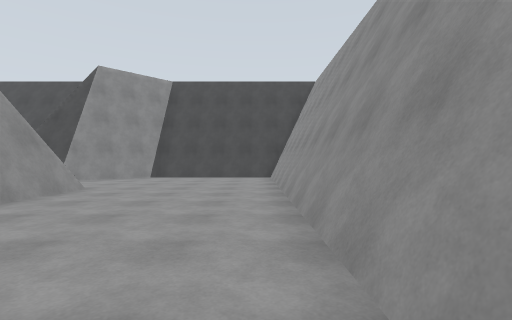
View 1 (above)

18 first-person views from a walk through a Gazebo world. The camera is 1.2 m above the floor, looks level and sees 85° across. The floor is counted in squares, 2 m on a side. Each view is taken from the middle of a square. On the plan, view 1 faces up. The plan holds only what a view shows up to about 9 squares ahead; the rest is blank.

View 2
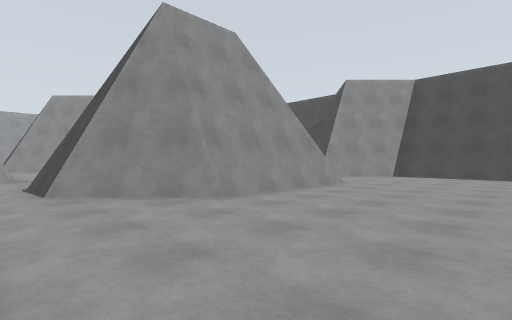

View 3
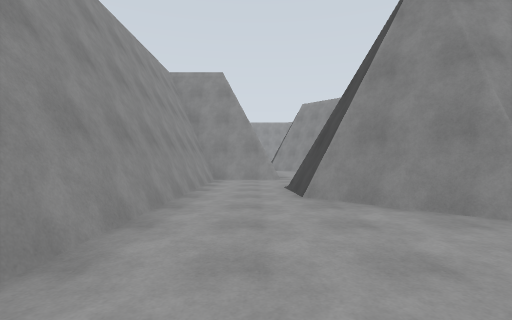

View 4
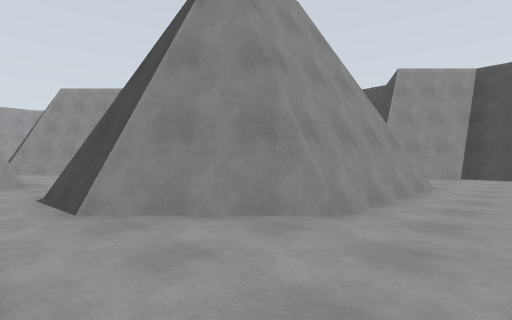

View 5
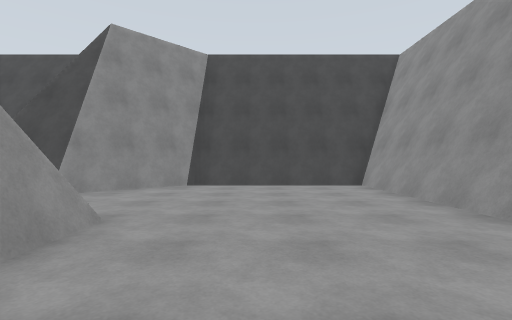

View 6
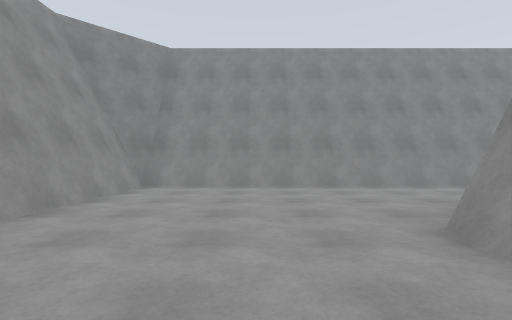

View 7
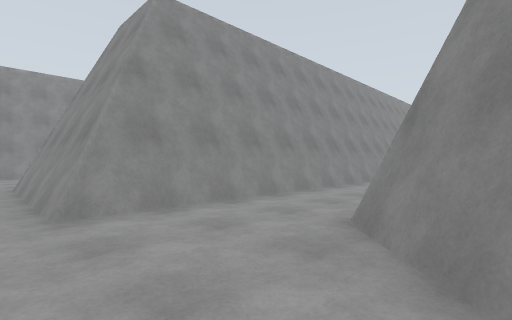

View 8
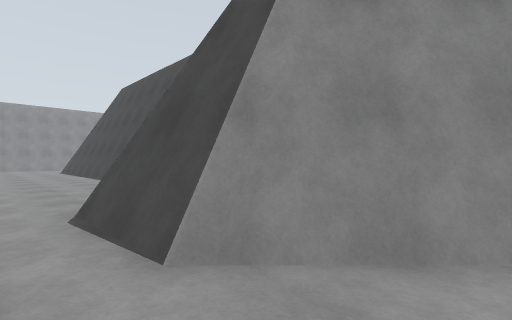

View 9
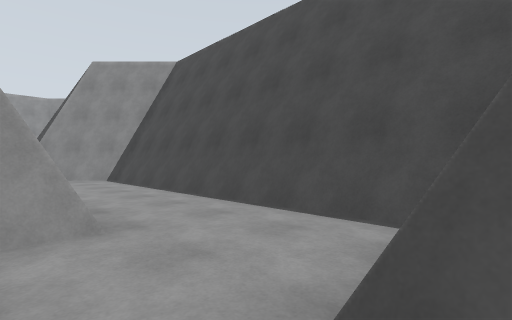

View 10
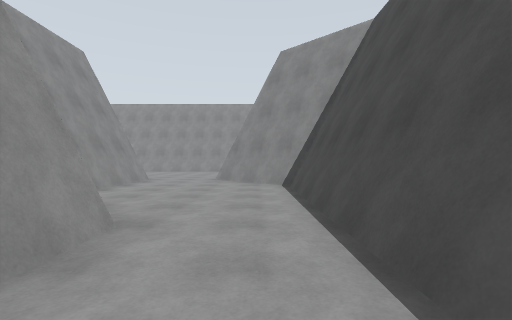

View 11
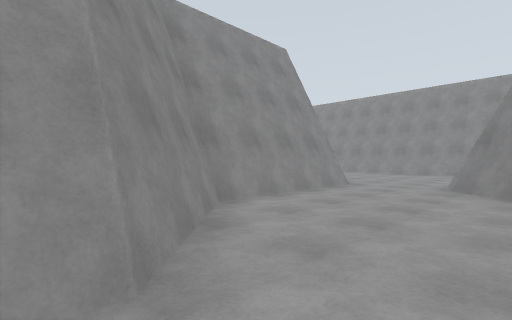

View 12
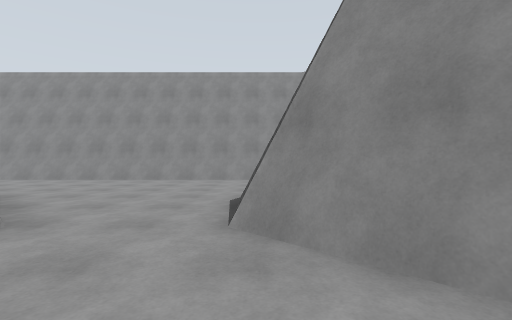

View 13
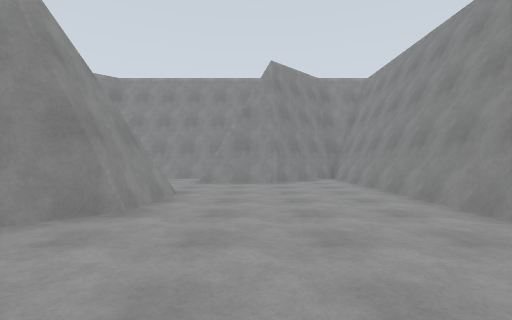

View 14
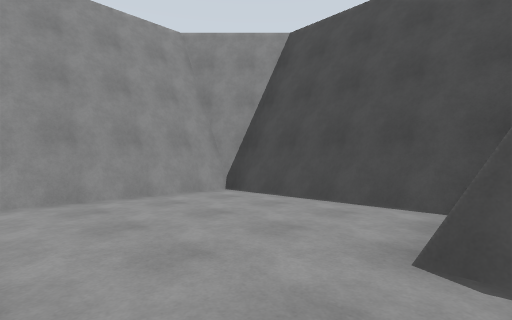

View 15
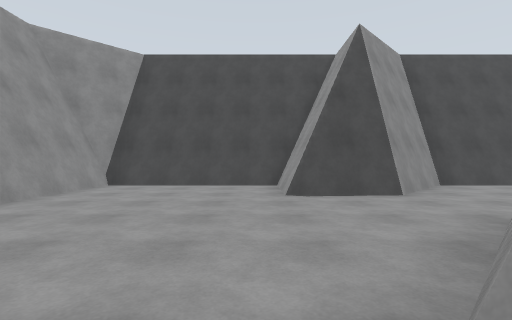

View 16
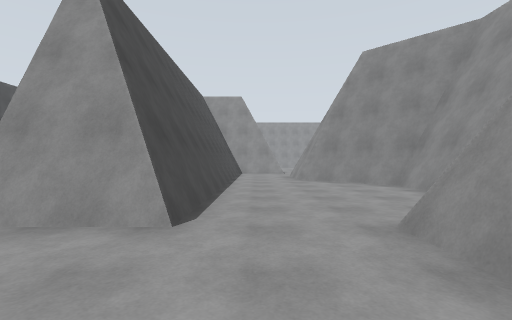

View 17
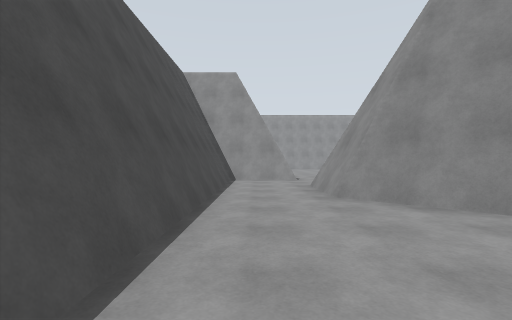

View 18
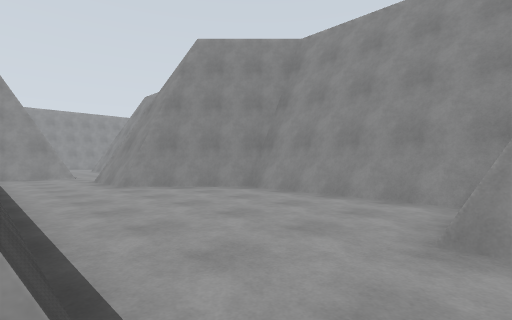

### Floor plan
Points are (right, up) in squares from view 1. A wall is a line through its corners. A room is listed if a view was taken in it or the views show most of it. See-through windows are left out.
Room 1 (views 1, 2, 3, 4, 5, 6, 7, 8, 9)
walls: (-3.6, 5.5) (-3.6, 1.8) (-5.5, -0.1) (-7.5, -0.1); (-3.8, 5.5) (-3.8, 1.8) (-5.6, 0.1) (-7.2, 0.1); (0.7, -2.5) (0.7, 9.9); (-4.7, 9) (-5.5, 8.1); (0.8, 9.9) (-3.4, 9.9); (-9.6, -0.2) (-9.6, -2.4); (-9.8, -0.5) (-9.8, -2.5) (0.6, -2.5) (0.8, -2.3) (0.8, 10.1) (-3.3, 10.1) (-5.4, 8); (-9.8, -2.4) (0.8, -2.4)
ways out: opening at (-8.5, 0) to room 2; opening at (-5, 7)
Room 2 (views 10, 11, 12)
walls: (-13.7, -2.5) (-11.4, -0.3) (-10.4, -0.3); (-15.5, 2.2) (-17.6, 0.1); (-16.4, -2.4) (-13.5, -2.4); (-16.5, -2.5) (-13.4, -2.5) (-11.4, -0.5) (-10.6, -0.5); (-7.4, 2) (-15.3, 2) (-17.5, -0.1)
low walls: (-7.6, 1.9) (-15.5, 1.9)
ways out: opening at (-8.5, 0) to room 1; opening at (-17, -1) to room 3
Room 3 (views 13, 14, 15, 16, 18)
walls: (-19.3, -6) (-19.3, -4.3) (-18.6, -3.5); (-17.6, -2.4) (-16.4, -2.4); (-19.3, 0.1) (-19.3, 1.9); (-17.5, -2.5) (-16.5, -2.5); (-19.1, -6) (-19.1, -4.2); (-17.5, -0.1) (-19.3, -0.1); (-17.6, 0.1) (-19.1, 0.1) (-19.1, 2) (-23.6, 2) (-23.8, 1.8) (-23.8, -10); (-23.6, 2) (-23.6, -10); (-22.9, -10.1) (-21.4, -8.5) (-19.7, -8.5); (-23.2, -10.1) (-21.5, -8.3) (-19.5, -8.3)
low walls: (-19.3, 1.9) (-23.8, 1.9)
ways out: opening at (-17, -1) to room 2; opening at (-20, -7) to room 4
Room 4 (view 17)
walls: (-13.6, -8.5) (-11.7, -8.5); (-15.5, -10.7) (-13.4, -8.6); (-19.9, -10.6) (-15.7, -10.6) (-13.4, -8.3) (-11.5, -8.3); (-9.4, -8.3) (-9.4, -6.1); (-9.2, -8) (-9.2, -6) (-19.1, -6)
low walls: (-19.6, -10.4) (-15.5, -10.4); (-9.4, -6.1) (-19.1, -6.1)
ways out: opening at (-20, -7) to room 3; opening at (-10.5, -8)

Where each view was taken, in squares from view 1:
view 1: 0 up, 0 right, facing up
view 2: 1 down, 0 right, facing up-left
view 3: 1 down, 1 left, facing left
view 4: 1 down, 2 left, facing up-left
view 5: 3 up, 2 left, facing up
view 6: 4 up, 2 left, facing down
view 7: 9 up, 3 left, facing down-left
view 8: 7 up, 4 left, facing up-left
view 9: 1 down, 7 left, facing up-left
view 10: 1 up, 9 left, facing left
view 11: 1 up, 11 left, facing down-left
view 12: 0 up, 15 left, facing left
view 13: 1 down, 21 left, facing down
view 14: 2 down, 19 left, facing up-left
view 15: 5 down, 20 left, facing up
view 16: 7 down, 22 left, facing right
view 17: 7 down, 18 left, facing right
view 18: 6 down, 20 left, facing down-right
